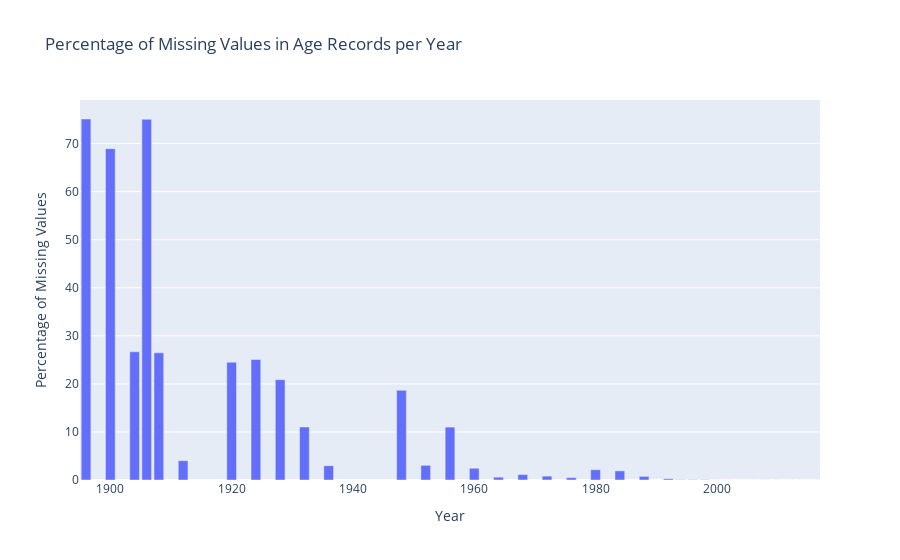

Write notebook code for a chart like this one.
### Markdown cell above
As we can clearly see with this last graph, the missing values in age records stays below 2.5% in the recent 60+ years  
Earlier than that, we can see some spikes in missing values  

Here we can clearly see the hypothesis of records being less accurate the further back we go  
Either due to less strict record keeping, or due to records being lost over time  

For a better representation of the size of these numbers, we can look at missing values compared to total values

### Code cell
# TODO update graph title and layout
# plotting based on relative numbers
fig = px.bar(missing_age_values_relative, labels = {"value": "Percentage of Missing Values"}, title = "Percentage of Missing Values in Age Records per Year")
fig.update_layout(showlegend=False)
fig.show()

### Figure 1 — Plotly figure (JSON) as saved in the notebook; plotly's stock layout.template omitted (floating-point values rounded to 4 significant figures)
{"data": [{"alignmentgroup": "True", "hovertemplate": "variable=Missing Age Values<br>Year=%{x}<br>Percentage of Missing Values=%{y}<extra></extra>", "legendgroup": "Missing Age Values", "marker": {"color": "#636efa", "pattern": {"shape": ""}}, "name": "Missing Age Values", "offsetgroup": "Missing Age Values", "orientation": "v", "showlegend": true, "textposition": "auto", "type": "bar", "x": [1896, 1900, 1904, 1906, 1908, 1912, 1920, 1924, 1928, 1932, 1936, 1948, 1952, 1956, 1960, 1964, 1968, 1972, 1976, 1980, 1984, 1988, 1992, 1994, 1996, 1998, 2000, 2002, 2004, 2006, 2008, 2010, 2012, 2014, 2016], "xaxis": "x", "y": [75.12, 68.94, 26.68, 75.05, 26.47, 4.016, 24.51, 25.09, 20.88, 11.03, 2.963, 18.65, 3.05, 11.01, 2.452, 0.5942, 1.139, 0.8092, 0.4976, 2.137, 1.899, 0.7552, 0.2688, 0.06333, 0.05809, 0.05551, 0.007236, 0, 0, 0, 0.01471, 0, 0, 0, 0], "yaxis": "y"}], "layout": {"barmode": "relative", "legend": {"title": {"text": "variable"}, "tracegroupgap": 0}, "showlegend": false, "title": {"text": "Percentage of Missing Values in Age Records per Year"}, "xaxis": {"anchor": "y", "domain": [0, 1], "title": {"text": "Year"}}, "yaxis": {"anchor": "x", "domain": [0, 1], "title": {"text": "Percentage of Missing Values"}}}}
